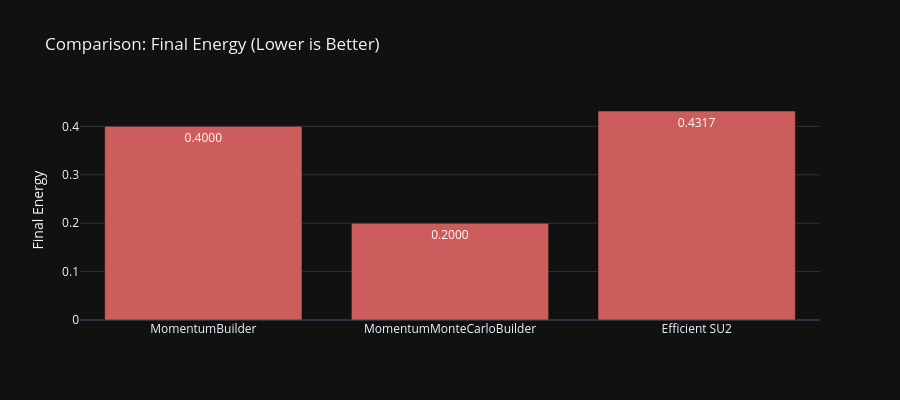
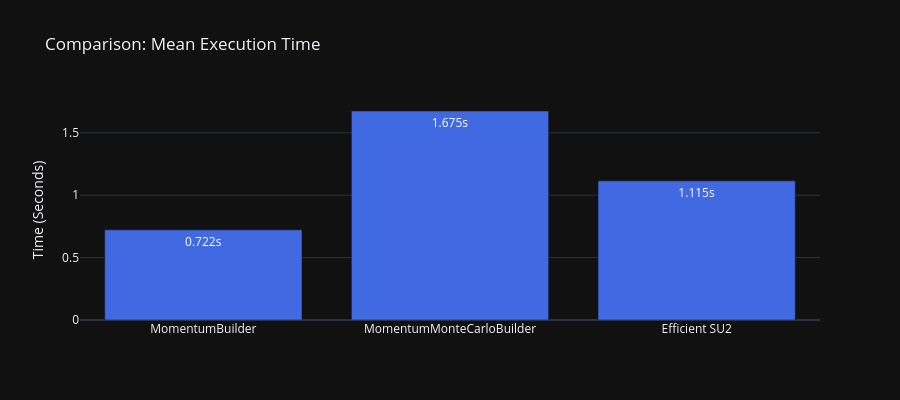

The notebook cell saved with these charts, in order:
### Markdown cell above
## 8. Visualization
Separate comparisons for Final Energy and Mean Execution Time.

### Code cell
import plotly.graph_objects as go

# 1. Final Energy Plot
fig_energy = go.Figure()
fig_energy.add_trace(go.Bar(
    x=df_summary['Method'],
    y=df_summary['Final Energy'],
    name='Final Energy',
    marker_color='indianred',
    text=[f"{v:.4f}" for v in df_summary['Final Energy']],
    textposition='auto',
))
fig_energy.update_layout(
    title='Comparison: Final Energy (Lower is Better)',
    yaxis_title='Final Energy',
    template='plotly_dark',
    height=400
)
fig_energy.show()

# 2. Mean Time Plot
fig_time = go.Figure()
fig_time.add_trace(go.Bar(
    x=df_summary['Method'],
    y=df_summary['Mean Time (s)'],
    name='Mean Time',
    marker_color='royalblue',
    text=[f"{v:.3f}s" for v in df_summary['Mean Time (s)']],
    textposition='auto',
))
fig_time.update_layout(
    title='Comparison: Mean Execution Time',
    yaxis_title='Time (Seconds)',
    template='plotly_dark',
    height=400
)
fig_time.show()

### Figure 1 — Plotly figure (JSON) as saved in the notebook; plotly's stock layout.template omitted (floating-point values rounded to 4 significant figures)
{"data": [{"marker": {"color": "indianred"}, "name": "Final Energy", "text": ["0.4000", "0.2000", "0.4317"], "textposition": "auto", "type": "bar", "x": ["MomentumBuilder", "MomentumMonteCarloBuilder", "Efficient SU2"], "y": [0.4, 0.2, 0.4317]}], "layout": {"height": 400, "title": {"text": "Comparison: Final Energy (Lower is Better)"}, "yaxis": {"title": {"text": "Final Energy"}}}}

### Figure 2 — Plotly figure (JSON) as saved in the notebook; plotly's stock layout.template omitted (floating-point values rounded to 4 significant figures)
{"data": [{"marker": {"color": "royalblue"}, "name": "Mean Time", "text": ["0.722s", "1.675s", "1.115s"], "textposition": "auto", "type": "bar", "x": ["MomentumBuilder", "MomentumMonteCarloBuilder", "Efficient SU2"], "y": [0.7222, 1.675, 1.115]}], "layout": {"height": 400, "title": {"text": "Comparison: Mean Execution Time"}, "yaxis": {"title": {"text": "Time (Seconds)"}}}}
